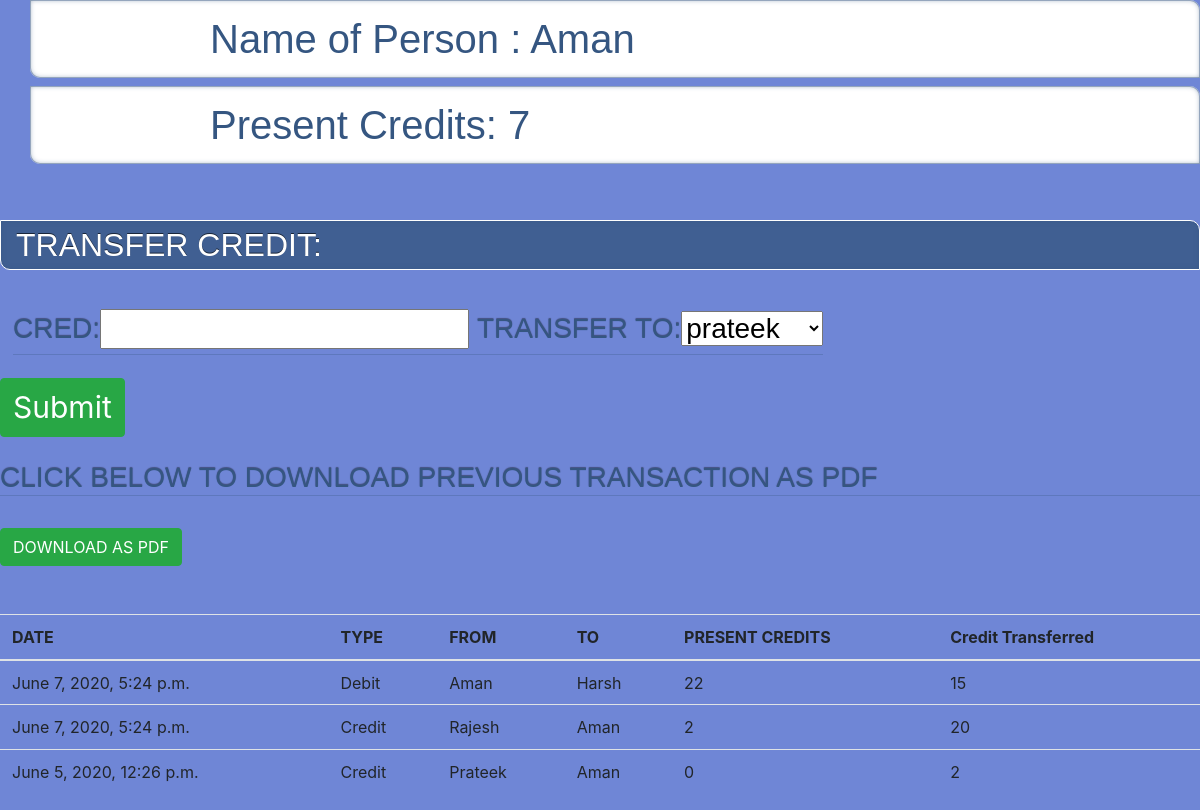
The app's page /home/6 with its own data.
### app/models.py (models this page shows, shortened)
class Person(models.Model):
    name=models.CharField(max_length=30)
    email=models.CharField(max_length=30)
    credit=models.IntegerField(null=False)

class Transaction_history(models.Model):
    Sender=models.IntegerField(null=True)
    Sender_Credit=models.IntegerField(null=True)
    Reciever=models.IntegerField(null=True)
    Reciever_Credit=models.IntegerField(null=True)
    Credit=models.IntegerField(null=True)
    Time=models.DateTimeField(auto_now=True)

### app/views.py (the view, shortened to what this page needs)
# urls.py: url(r'^home/(?P<id>\d+)',views.addc),
def addc(request,id):
    try:
        Person_list=Person.objects.all().values().filter(id=id)
        Person_list_details=Person.objects.all().values()
        for i in Person_list:
            names=i['name']
        form=forms.formname()
        form.getform(id)
        Transaction_history_list=Transaction_history.objects.all().values().filter(Sender=id)|Transaction_history.objects.all().values().filter(Reciever=id).order_by('-Time')
        k={}
        for i in Person_list_details:
            k[int(i['id'])]=i['name']
        def get(id):
            return k[id]
        for i in Transaction_history_list:
            i['Sender']=get(i['Sender'])
            i['Reciever']=get(i['Reciever'])
        context={"Person_list":Person_list,
        "Person_list_details":Person_list_details,
        'form':form,
        "Transactions":Transaction_history_list,
        "names":names,
        }
        for person in Person_list:
            Senders_credit=person['credit']
        return render(request,"cred.html",context)
    except Exception as e:
        print(e)

### app/forms.py
class formname(forms.Form):
    cred=forms.IntegerField(validators=[MinValueValidator(1)])
    Transfer_to=forms.ChoiceField(choices=(getAllOptions()))
    def getform(self,id):
        self.fields["Transfer_to"]=forms.ChoiceField(choices=(gett(id)))

### app/forms.py (called while the page is built)
def gett(*argv):
    try:
        det=Person.objects.all().values()
        k=0
        for i in argv:
            k=i
        options = []
        for (index,item) in enumerate(det):
            if(item['id']==int(k)):
                pass
            else:
                options.append((item['id'],item['name']))
    except Exception as e:
        print(e)
    return options

### templates/cred.html (shortened to what this page needs)
<head>
  {% load static %}
  <link rel="stylesheet" href="{% static 'app/cred.css' %}">
<link rel="stylesheet" href="{% static 'app/css/bootstrap.min.css' %}">
</head>
<body>
<div>
        <h1>   Name of Person :
        {% for Person in Person_list %}
        {{Person.name | capfirst}}
        {% endfor %}
        </h1>
        <h1>Present Credits:
        {% for Person in Person_list %}
        {{Person.credit}}
        {% endfor %}
        </h1>
</div>
<br>
<br>
<h2>TRANSFER CREDIT:</h2>
<br>
<button type="button" class="btn btn-sucess">
 <div class="input">
<form method="POST">
    <h3>{{ form }}
    </h3>
    <button type="submit" class="btn btn-success" style="margin-right:500px; font-size: 30px; ">Submit</button>
</form>
</div>
{% for Person in Person_list %}<br>
<br>
<div>
<h3>Click Below To Download Previous Transaction As Pdf</h3>
<br>
<button class="btn btn-success"><a href="h/{{Person.id}}" style="text-decoration: none; color: white;">DOWNLOAD AS PDF</a></button>
</div>
{% endfor %}
<br>
<br>
      <table class="table">
        <thead>
          <tr>
            <th>DATE</th>
            <th>TYPE</th>
            <th>FROM</th>
            <th>TO</th>
            <th>PRESENT CREDITS</th>
            <th>Credit Transferred</th>
          </tr>
        </thead>
        <tbody>
            {% for Transaction in Transactions %}
          <tr>
              <td>{{Transaction.Time}}</td>
              <td>{% if Transaction.Sender in names %}
                  Debit
                  {% else %}
                  Credit
                  {% endif %}
              </td>
              <td>{{Transaction.Sender| capfirst}}
              </td>
              <td>
                {{ Transaction.Reciever| capfirst}}
              </td>
              <td>{% if Transaction.Sender in names %}
                {{Transaction.Sender_Credit}}
                {% else %}
                {{Transaction.Reciever_Credit}}
                {% endif %}
              </td>
              <td>
                {{Transaction.Credit}}
              </td>
            <tr>
          {% endfor %}
        </tbody>
      </table>
</body>

### static/app/cred.css (style rules this page uses)
body { background-color: #6f86d6 !important; }
h1 { margin-left: 30px; font-weight: 600; font-family: 'Titillium Web', sans-serif; position: relative; font-size: 36px; line-height: 40px; padding: 15px 15px 15px 15%; color: #355681; box-shadow: inset 0 0 0 1px rgba(53,86,129, 0.4), inset 0 0 5px rgba(53,86,129, 0.5), inset -285px 0 35px white; border-radius: 0 10px 0 10px; background: #fff url(../images/bartoszkosowski.jpg) no-repeat center left; }
h2 { margin: 1em 0 0.5em 0; font-weight: normal; position: relative; text-shadow: 0 -1px rgba(0,0,0,0.6); font-size: 28px; line-height: 40px; background: #355681; background: rgba(53,86,129, 0.8); border: 1px solid #fff; padding: 5px 15px; color: white; border-radius: 0 10px 0 10px; box-shadow: inset 0 0 5px rgba(53,86,129, 0.5); font-family: 'Muli', sans-serif; }
h3 { font-weight: 600; font-family: 'Titillium Web', sans-serif; position: relative; text-shadow: 0 -1px 1px rgba(0,0,0,0.4); font-size: 22px; line-height: 40px; color: #355681; text-transform: uppercase; border-bottom: 1px solid rgba(53,86,129, 0.3); }
.input { color:white; text-decoration: solid; }

### records on screen
Person: name "Aman", credit "7"
Transaction_history: Time "June 7, 2020, 5:24 p.m.", shows "Debit", Sender "Aman", Reciever "Harsh", Sender_Credit "22", Credit "15"
Transaction_history: Time "June 7, 2020, 5:24 p.m.", shows "Credit", Sender "Rajesh", Reciever "Aman", Reciever_Credit "2", Credit "20"
Transaction_history: Time "June 5, 2020, 12:26 p.m.", shows "Credit", Sender "Prateek", Reciever "Aman", Reciever_Credit "0", Credit "2"
